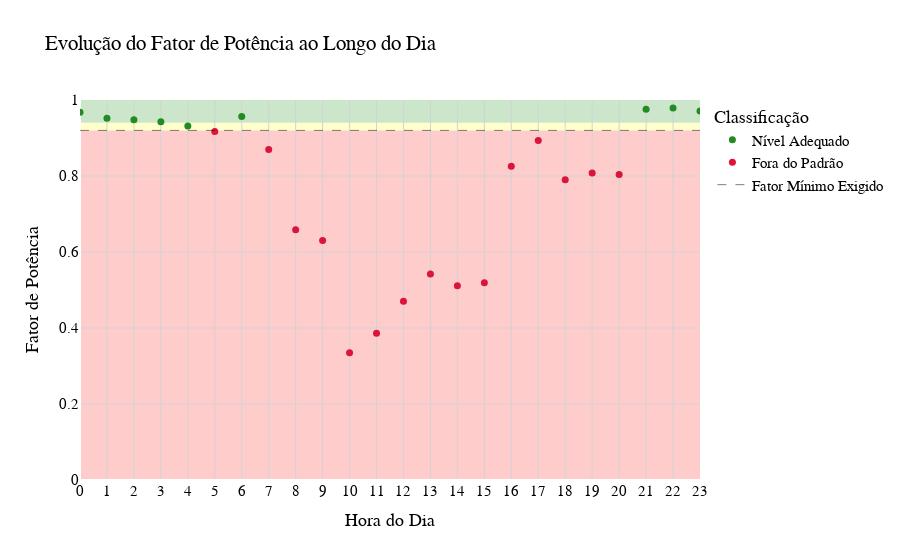

Notebook code cell kept with this figure:
### Markdown cell above
## Cálculo do Fator de Potência 

O cálculo do fator de potência para cada hora do dia será dado por:

$${FP} = \cos(\arctan(\frac{Q}{P_{total}}))$$

Para cada horário, deve-se verificar se há a necessidade de corrigir o fator de potência.
   - Se ${FP} > {FP}_{min}$, sendo ${FP}_{min} = 0,94$, não há necessidade de corrigir o fator de potência;
   - Porém, se ${FP} < {FP}_{min}$, deve-se corrigir o fator de potência.

**OBS:** o fator de potência mínimo exigido é de $0,92$. Porém, para uma margem de erro mais segura, será utilizado $0,94$.

---

### Code cell
# Plotando as Curvas de Cargas Ativas

fig = go.Figure()

# Parâmetros do Gráfico
fig.update_layout(
    title='Evolução do Fator de Potência ao Longo do Dia',
    xaxis_title='Hora do Dia',
    yaxis_title='Fator de Potência',
    legend_title='Classificação',
    plot_bgcolor='white',
    font=dict(
        family='Arial',
        size=15,
        color='black'
    ),
    xaxis=dict(
        gridcolor='lightgray',
        tickmode = 'linear',
        dtick = 1,
        range=[0,23]
    ),
    yaxis=dict(
        gridcolor='lightgray',
        range=[0,1]
    )
)

# Calculando a evolução do Fator de Potência 
df['FP'] = (df['Reativo Consumido']/df['Potência Total']).apply(np.arctan).apply(np.cos)

fig.add_hrect(
    y0=0.94, 
    y1=1.00, 
    line_width=0, 
    fillcolor='green', 
    opacity=0.2,
    layer='below')

fig.add_hrect(
    y0=0.92, 
    y1=0.94, 
    line_width=0, 
    fillcolor='yellow', 
    opacity=0.2,
    layer='below')

fig.add_hrect(
    y0=0.00, 
    y1=0.92, 
    line_width=0, 
    fillcolor='red', 
    opacity=0.2,
    layer='below')

fig.add_trace(go.Scatter(
    x=df['Hora'],
    y=df['FP'].apply(lambda x: x if x > 0.92 else None), # Somente os pontos que estão dentro da norma
    name='Nível Adequado',
    mode='markers',
    marker=dict(
            size=7,
            color='forestgreen'
        )
    )
)

fig.add_trace(go.Scatter(
    x=df['Hora'],
    y=df['FP'].apply(lambda x: x if x <= 0.92 else None), # Somente os pontos que estão fora do padrão
    name='Fora do Padrão',
    mode='markers',
    marker=dict(
            size=7,
            color='crimson'
        )
    )
)

fig.add_trace(go.Scatter(
    x=df['Hora'],
    y=np.full(24, 0.92),
    name='Fator Mínimo Exigido',
    line=dict(
            width=0.5,
            dash='dash',
            color='black'
        )
    )
)

fig.show()

### Figure 1 — Plotly figure (JSON) as saved in the notebook; plotly's stock layout.template omitted (floating-point values rounded to 4 significant figures)
{"data": [{"marker": {"color": "forestgreen", "size": 7}, "mode": "markers", "name": "Nível Adequado", "type": "scatter", "x": [0, 1, 2, 3, 4, 5, 6, 7, 8, 9, 10, 11, 12, 13, 14, 15, 16, 17, 18, 19, 20, 21, 22, 23], "y": [0.9679, 0.9523, 0.9477, 0.9427, 0.9315, null, 0.9567, null, null, null, null, null, null, null, null, null, null, null, null, null, null, 0.9757, 0.9788, 0.9712]}, {"marker": {"color": "crimson", "size": 7}, "mode": "markers", "name": "Fora do Padrão", "type": "scatter", "x": [0, 1, 2, 3, 4, 5, 6, 7, 8, 9, 10, 11, 12, 13, 14, 15, 16, 17, 18, 19, 20, 21, 22, 23], "y": [null, null, null, null, null, 0.9174, null, 0.8697, 0.6589, 0.6303, 0.3348, 0.3865, 0.4706, 0.5418, 0.5109, 0.5188, 0.8258, 0.8934, 0.7898, 0.8077, 0.8038, null, null, null]}, {"line": {"color": "black", "dash": "dash", "width": 0.5}, "name": "Fator Mínimo Exigido", "type": "scatter", "x": [0, 1, 2, 3, 4, 5, 6, 7, 8, 9, 10, 11, 12, 13, 14, 15, 16, 17, 18, 19, 20, 21, 22, 23], "y": [0.92, 0.92, 0.92, 0.92, 0.92, 0.92, 0.92, 0.92, 0.92, 0.92, 0.92, 0.92, 0.92, 0.92, 0.92, 0.92, 0.92, 0.92, 0.92, 0.92, 0.92, 0.92, 0.92, 0.92]}], "layout": {"font": {"color": "black", "family": "Arial", "size": 15}, "legend": {"title": {"text": "Classificação"}}, "plot_bgcolor": "white", "shapes": [{"fillcolor": "green", "layer": "below", "line": {"width": 0}, "opacity": 0.2, "type": "rect", "x0": 0, "x1": 1, "xref": "x domain", "y0": 0.94, "y1": 1, "yref": "y"}, {"fillcolor": "yellow", "layer": "below", "line": {"width": 0}, "opacity": 0.2, "type": "rect", "x0": 0, "x1": 1, "xref": "x domain", "y0": 0.92, "y1": 0.94, "yref": "y"}, {"fillcolor": "red", "layer": "below", "line": {"width": 0}, "opacity": 0.2, "type": "rect", "x0": 0, "x1": 1, "xref": "x domain", "y0": 0, "y1": 0.92, "yref": "y"}], "title": {"text": "Evolução do Fator de Potência ao Longo do Dia"}, "xaxis": {"dtick": 1, "gridcolor": "lightgray", "range": [0, 23], "tickmode": "linear", "title": {"text": "Hora do Dia"}}, "yaxis": {"gridcolor": "lightgray", "range": [0, 1], "title": {"text": "Fator de Potência"}}}}
